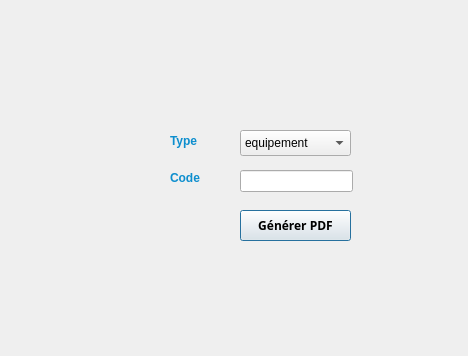
<?xml version="1.0" encoding="UTF-8"?>
<ui version="4.0">
 <class>pdf</class>
 <widget class="QDialog" name="pdf">
  <property name="geometry">
   <rect>
    <x>0</x>
    <y>0</y>
    <width>468</width>
    <height>356</height>
   </rect>
  </property>
  <property name="windowTitle">
   <string>Dialog</string>
  </property>
  <widget class="QLabel" name="label_60">
   <property name="geometry">
    <rect>
     <x>170</x>
     <y>170</y>
     <width>55</width>
     <height>16</height>
    </rect>
   </property>
   <property name="styleSheet">
    <string notr="true">color: #0d8ece;
font-size:50;
font:bold large;</string>
   </property>
   <property name="text">
    <string>Code</string>
   </property>
  </widget>
  <widget class="QPushButton" name="pushButton_imprimer_4">
   <property name="geometry">
    <rect>
     <x>240</x>
     <y>210</y>
     <width>111</width>
     <height>31</height>
    </rect>
   </property>
   <property name="font">
    <font>
     <family>Arial Black</family>
     <pointsize>9</pointsize>
     <weight>75</weight>
     <bold>true</bold>
    </font>
   </property>
   <property name="text">
    <string>Générer PDF</string>
   </property>
  </widget>
  <widget class="QLineEdit" name="lineEdit_code_pdf_3">
   <property name="geometry">
    <rect>
     <x>240</x>
     <y>170</y>
     <width>113</width>
     <height>22</height>
    </rect>
   </property>
  </widget>
  <widget class="QComboBox" name="comboBox_type_pdf_3">
   <property name="geometry">
    <rect>
     <x>240</x>
     <y>130</y>
     <width>111</width>
     <height>26</height>
    </rect>
   </property>
   <item>
    <property name="text">
     <string>equipement</string>
    </property>
   </item>
   <item>
    <property name="text">
     <string>animation</string>
    </property>
   </item>
  </widget>
  <widget class="QLabel" name="label_59">
   <property name="geometry">
    <rect>
     <x>170</x>
     <y>130</y>
     <width>55</width>
     <height>21</height>
    </rect>
   </property>
   <property name="styleSheet">
    <string notr="true">color: #0d8ece;
font-size:50;
font:bold large;</string>
   </property>
   <property name="text">
    <string>Type</string>
   </property>
  </widget>
 </widget>
 <resources/>
 <connections/>
</ui>
